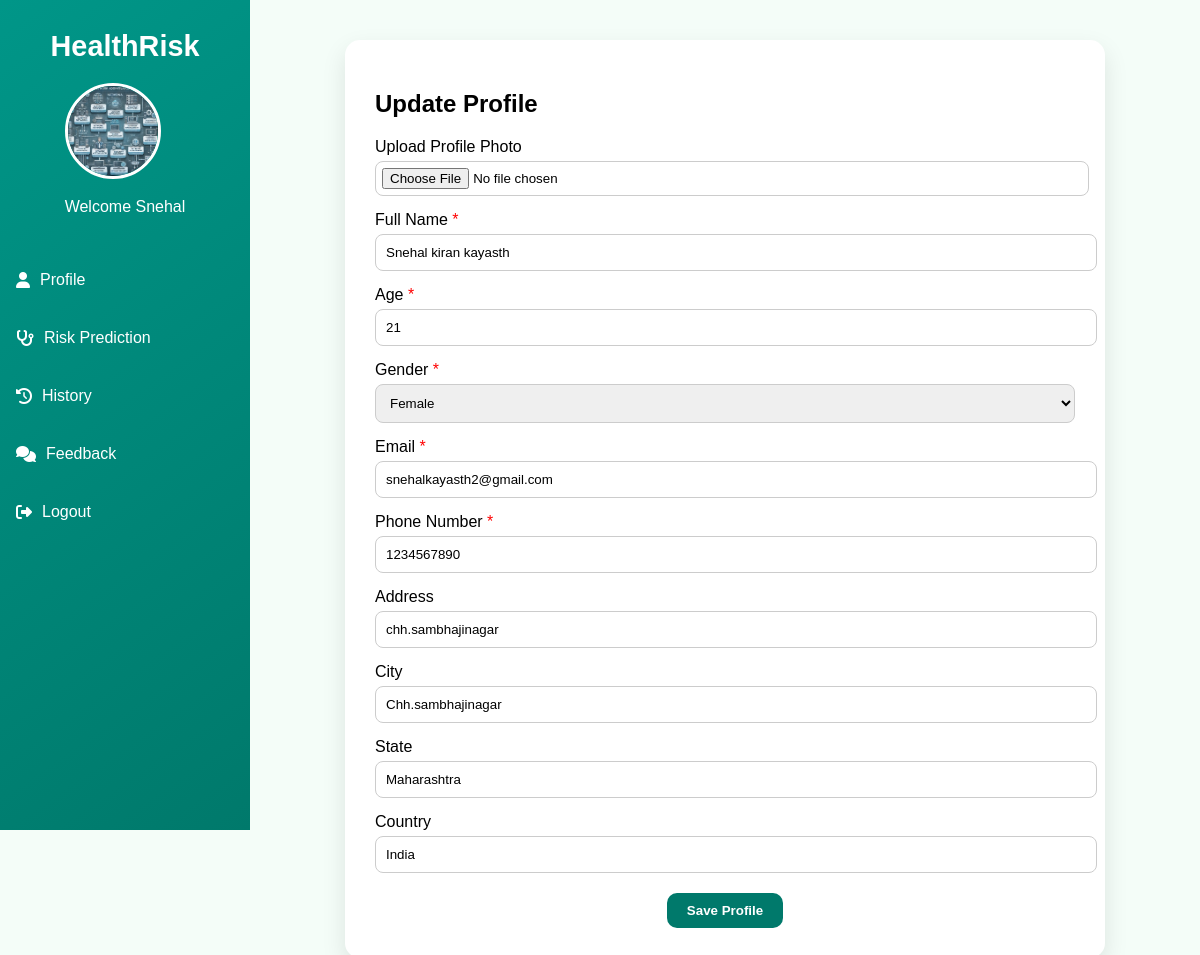
The page /profile?edit=1 (signed in) on the database its author committed.
### tables this page shows
CREATE TABLE user_profiles (
    username TEXT PRIMARY KEY,
    full_name TEXT,
    age INTEGER,
    gender TEXT,
    email TEXT,
    phone TEXT,
    address TEXT,
    city TEXT,
    state TEXT,
    country TEXT,
    photo TEXT
);

### app.py (the view)
@app.route('/profile')
def profile():
    if 'user' not in session:
        return redirect(url_for('landing'))
    conn = sqlite3.connect('users.db')
    conn.row_factory = sqlite3.Row
    c = conn.cursor()
    c.execute("SELECT * FROM user_profiles WHERE username = ?", (session['user'],))
    row = c.fetchone()
    conn.close()
    return render_template('profile.html', profile_data=dict(row) if row else None, show_form=request.args.get('edit') == '1')

### templates/Profile.html (shortened to what this page needs)
<!DOCTYPE html>
<html lang="en">
<head>
  <link rel="stylesheet" href="https://cdnjs.cloudflare.com/ajax/libs/font-awesome/6.5.0/css/all.min.css">
</head>
<body>
<div class="container">
  <div class="sidebar">
    <div class="logo">HealthRisk</div>
    <div class="profile">
      {% set photo_path = url_for('static', filename='uploads/' + (profile_data['photo'] if profile_data and profile_data['photo'] else 'default.png')) %}
      <img src="{{ photo_path }}" alt="Profile" />
      <p>Welcome {{ session['user'] }}</p>
    </div>
    <div class="menu">
      <a href="/profile"><i class="fas fa-user"></i> Profile</a>
      <a href="/home"><i class="fas fa-stethoscope"></i> Risk Prediction</a>
      <a href="/history"><i class="fas fa-history"></i> History</a>
      <a href="/feedback"><i class="fas fa-comments"></i> Feedback</a>
      <a href="/logout"><i class="fas fa-sign-out-alt"></i> Logout</a>
    </div>
  </div>
 {% set has_profile = profile_data is defined and profile_data %}
<div class="main-content">
  <div class="form-container">
    {% if has_profile and not show_form %}
      <h2>Your Profile</h2>
      <table class="profile-table">
        <tbody>
          <tr><th>Full Name</th><td>{{ profile_data['full_name'] }}</td></tr>
          <tr><th>Age</th><td>{{ profile_data['age'] }}</td></tr>
          <tr><th>Gender</th><td>{{ profile_data['gender'] }}</td></tr>
          <tr><th>Email</th><td>{{ profile_data['email'] }}</td></tr>
          <tr><th>Phone</th><td>{{ profile_data['phone'] }}</td></tr>
          <tr><th>Address</th><td>{{ profile_data['address'] }}</td></tr>
          <tr><th>City</th><td>{{ profile_data['city'] }}</td></tr>
          <tr><th>State</th><td>{{ profile_data['state'] }}</td></tr>
          <tr><th>Country</th><td>{{ profile_data['country'] }}</td></tr>
        </tbody>
      </table>
      <a href="/profile?edit=1" class="btn">Edit Profile</a>
    {% else %}
      <form action="/save_profile" method="POST" enctype="multipart/form-data">
        <h2>{{ has_profile and show_form and 'Update' or 'Create' }} Profile</h2>
        <div class="form-group">
          <label>Upload Profile Photo</label>
          <input type="file" name="profile_photo" accept="image/*" onchange="previewPhoto(event)" />
        </div>
        <div class="form-group">
          <label>Full Name <span style="color:red">*</span></label>
          <input type="text" name="full_name" placeholder="Enter your full name" required value="{{ profile_data['full_name'] if has_profile else '' }}" />
        </div>
        <div class="form-group">
          <label>Age <span style="color:red">*</span></label>
          <input type="number" name="age" placeholder="Enter your age" required value="{{ profile_data['age'] if has_profile else '' }}" />
        </div>
        <div class="form-group">
          <label>Gender <span style="color:red">*</span></label>
          <select name="gender" required>
            <option value="Female" {% if has_profile and profile_data['gender'] == 'Female' %}selected{% endif %}>Female</option>
          </select>
        </div>
        <div class="form-group">
          <label>Email <span style="color:red">*</span></label>
          <input type="email" name="email" placeholder="Enter your email" required value="{{ profile_data['email'] if has_profile else '' }}" />
        </div>
        <div class="form-group">
          <label>Phone Number <span style="color:red">*</span></label>
          <input type="tel" name="phone" placeholder="Enter your phone number" required value="{{ profile_data['phone'] if has_profile else '' }}" />
        </div>
        <div class="form-group">
          <label>Address</label>
          <input type="text" name="address" placeholder="Enter your address" value="{{ profile_data['address'] if has_profile else '' }}" />
        </div>
        <div class="form-group">
          <label>City</label>
          <input type="text" name="city" placeholder="Enter your city" value="{{ profile_data['city'] if has_profile else '' }}" />
        </div>
        <div class="form-group">
          <label>State</label>
          <input type="text" name="state" placeholder="Enter your state" value="{{ profile_data['state'] if has_profile else '' }}" />
        </div>
        <div class="form-group">
          <label>Country</label>
          <input type="text" name="country" placeholder="Enter your country" value="{{ profile_data['country'] if has_profile else '' }}" />
        </div>
        <button class="btn" type="submit">Save Profile</button>
      </form>
    {% endif %}
  </div>
</div>

### templates/Profile.html (style rules this page uses)
:root { --bg-light: #f4fdf8; --primary: #009688; --accent: #00796b; --card-light: #ffffff; }
body { margin: 0; font-family: 'Poppins', sans-serif; background: var(--bg-light); }
.container { display: flex; }
.sidebar { width: 250px; height: 100vh; background: linear-gradient(145deg, var(--primary), var(--accent)); color: white; display: flex; flex-direction: column; align-items: center; padding-top: 30px; position: fixed; z-index: 100; }
.logo { font-size: 1.8rem; font-weight: bold; margin-bottom: 20px; }
.profile img { width: 90px; height: 90px; border-radius: 50%; margin-bottom: 10px; border: 3px solid white; }
.profile p { margin: 5px 0; font-size: 1rem; }
.menu { display: flex; flex-direction: column; width: 100%; margin-top: 30px; padding: 0 20px; }
.menu a { text-decoration: none; color: white; font-weight: 500; margin: 12px 0; display: flex; align-items: center; gap: 10px; padding: 8px 16px; border-radius: 8px; transition: 0.3s ease; }
.main-content { margin-left: 250px; padding: 40px 20px; flex: 1; }
.form-container { max-width: 700px; margin: auto; background: var(--card-light); padding: 30px; border-radius: 15px; box-shadow: 0 10px 25px rgba(0,0,0,0.1); }
.form-group { margin-bottom: 15px; }
.form-group label { display: block; margin-bottom: 5px; font-weight: 500; }
.form-group input, .form-group select { width: 100%; padding: 10px; border-radius: 8px; border: 1px solid #ccc; }
.form-group input[type="file"] { padding: 6px; }
.btn { padding: 10px 20px; background: var(--accent); color: white; border: none; border-radius: 10px; font-weight: bold; cursor: pointer; transition: 0.3s ease; display: block; margin: 20px auto 0; }

### rows shown on the page
user_profiles: user "Snehal", full_name "Snehal kiran kayasth", age "21", gender "Female", email "snehalkayasth2@gmail.com", phone "1234567890", address "chh.sambhajinagar", city "Chh.sambhajinagar", state "Maharashtra", country "India"

### other values the page prints
{{ has_profile and show_form and 'Update' or 'Create' }} "Update"
